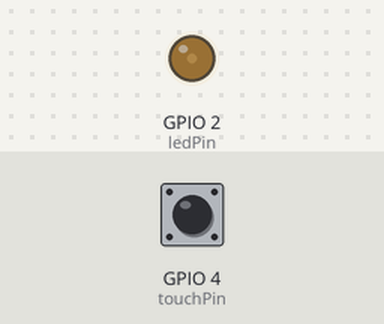
A sketch run on a simulated ESP32. Parts: output pins drawn as LEDs (lit = HIGH). The test bench sets the inputs (shaded band); at power-on: GPIO 4 (touchPin) HIGH.

Above: at 1.2 s.
1.3 s: GPIO 4 (touchPin) pulled LOW for 0.15 s
At 2.85 s:
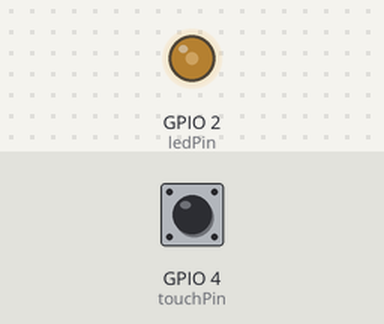
At 4.35 s:
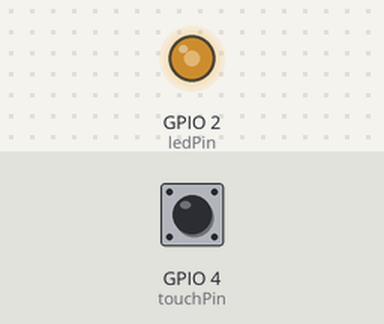
Timing chart, 0 to 14.4 s (numbered marks = the images above; inputs shaded):
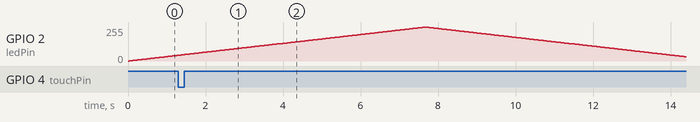

Measured:
- by itself, GPIO 2 (ledPin): rises from 43/255 to 255/255 in 6.3 s, then falls to 32/255 in 6.7 s

The sketch:

ex05.ino
```cpp
// ex05 多档位触摸调速呼吸灯
#include <Arduino.h>

// 引脚定义
const int ledPin = 2;
const int touchPin = 4;
const int freq = 5000;
const int resolution = 8;

// 档位与控制变量
int speedLevel = 1;
int delayTime;
bool touchFlag = false;
unsigned long lastTouchTime = 0;
const unsigned long debounceTime = 100;

// 触摸中断服务函数
void gotTouch() {
  if (millis() - lastTouchTime < debounceTime) return;
  lastTouchTime = millis();
  touchFlag = true;
}

void setup() {
  Serial.begin(115200);
  // 初始化PWM呼吸灯
  ledcAttach(ledPin, freq, resolution);
  // 初始化触摸中断
  touchAttachInterrupt(touchPin, gotTouch, 500);
}

void loop() {
  // 处理触摸事件，切换档位
  if (touchFlag) {
    touchFlag = false;
    speedLevel = (speedLevel % 3) + 1; // 1→2→3→1循环
    Serial.print("当前档位：");
    Serial.println(speedLevel);
  }

  // 根据档位设置呼吸速度
  switch(speedLevel) {
    case 1: delayTime = 30; break; // 慢
    case 2: delayTime = 15; break; // 中
    case 3: delayTime = 5; break;  // 快
  }

  // 呼吸灯变亮
  for(int duty = 0; duty <= 255; duty++) {
    ledcWrite(ledPin, duty);
    delay(delayTime);
  }

  // 呼吸灯变暗
  for(int duty = 255; duty >= 0; duty--) {
    ledcWrite(ledPin, duty);
    delay(delayTime);
  }
}
```
